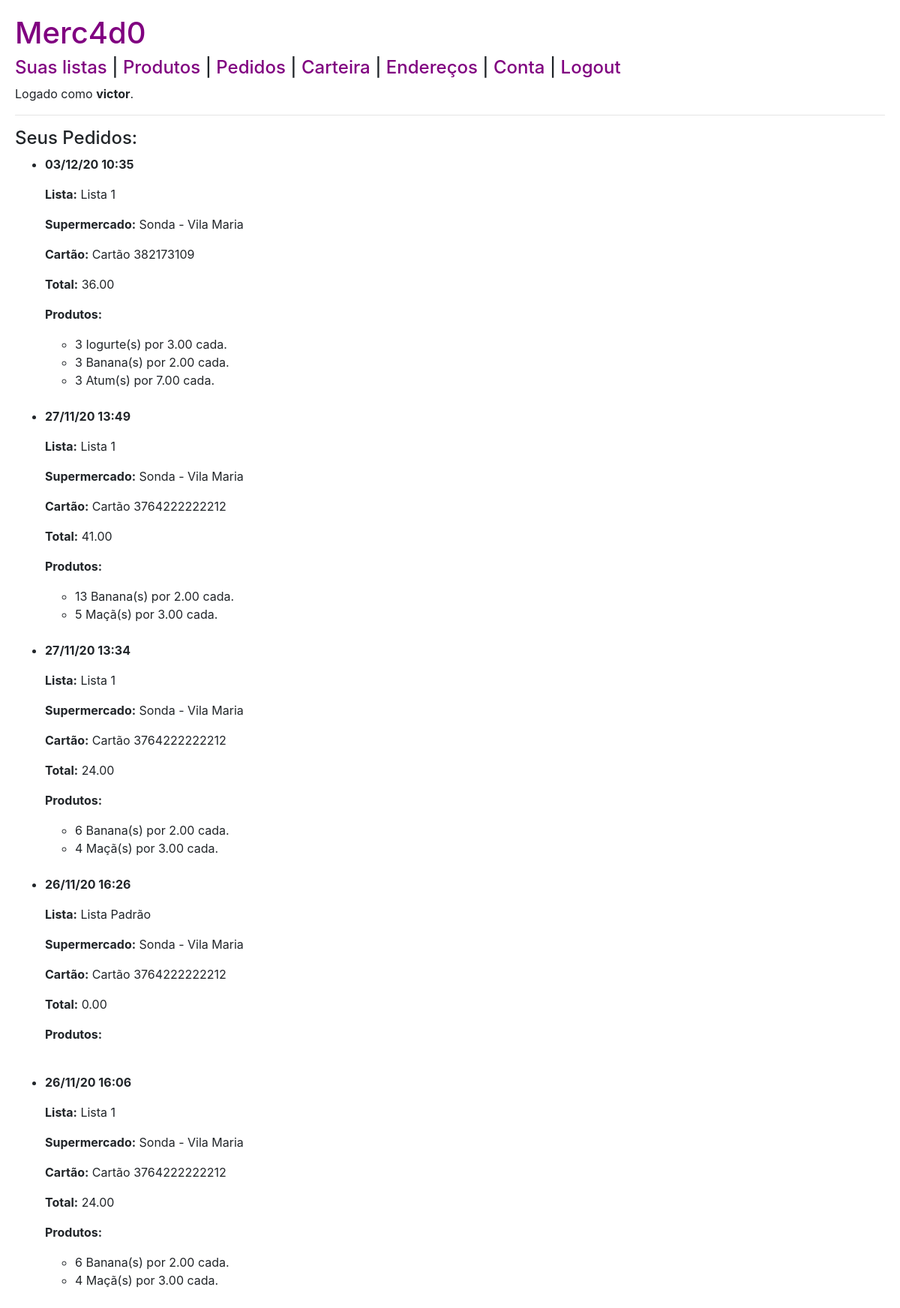
Screenshot of /historico (signed in) with the database file from the repository.
### compras/models.py (models this page shows, shortened)
class Usuario(AbstractUser):
    cpf = models.CharField(max_length=11)

class Historico(models.Model):
    lista =  models.CharField(max_length=50)
    supermercado = models.CharField(max_length=100)
    cartao = models.CharField(max_length=20)
    endereco = models.CharField(max_length=500)
    data = models.DateTimeField(default=timezone.now)
    total = models.DecimalField(max_digits=10, decimal_places=2)
    usuario = models.ForeignKey(Usuario,
                                on_delete=models.CASCADE,
                                related_name="historicos")

class ProdutoHistorico(models.Model):
    historico = models.ForeignKey(Historico, on_delete=models.CASCADE, related_name="produtos")
    produto = models.CharField(max_length=50)
    quantidade = models.PositiveIntegerField()
    preco = models.DecimalField(max_digits=10, decimal_places=2)

### compras/views.py (the view)
# urls.py: path("historico", views.historico, name="historico"),
@login_required(login_url='login')
def historico(request):
    if request.method == "GET":
        return render(request, "compras/historico.html",{
            'historicos': Historico.objects.filter(usuario=request.user).reverse()
        })
    else:
        return render(request, "compras/historico.html")

### compras/templates/compras/historico.html
{% extends "compras/layout.html" %}
{% block body %}
<h4>Seus Pedidos:</h4>
<ul>
{% for historico in historicos reversed %}
    <li>
        <b><p>{{ historico.data|date:"d/m/y H:i" }}</p></b>
        <p><b>Lista:</b> {{ historico.lista }}</p>
        <p><b>Supermercado:</b> {{ historico.supermercado }}</p>
        <p><b>Cartão:</b> {{ historico.cartao }}</p>
        <p><b>Total:</b> {{ historico.total }}</p>
        <p><b>Produtos:</b></p>
        <ul>
            {% for item in historico.produtos.all %}
                <li>{{ item.quantidade }} {{ item.produto }}(s) por {{ item.preco }} cada.</li>
            {% endfor %}
        </ul>
    </li>
    <br>
{% empty %}
    <p style="text-indent: -2.5em;">Nenhum pedido ainda.</p>
{% endfor %}
</ul>
{% endblock %}

### compras/templates/compras/layout.html (shortened to what this page needs)
{% load static %}
<!DOCTYPE html>
<html lang="en">
<head>
    <link rel="stylesheet" href="https://cdn.jsdelivr.net/npm/bootstrap@4.5.3/dist/css/bootstrap.min.css">
    <link rel="stylesheet" href="{% static 'compras/styles.css' %}">
</head>
<body>
    <h1><a href="{% url 'index' %}">Merc4d0</a></h1>
    <h4>
    <nav>
        {% if not user.is_authenticated %}
            <a href="{% url 'login' %}">Login</a>
            <span>|</span>
            <a href="{% url 'registrar' %}">Registrar-se</a>
        {% else %}
            <a href="{% url 'index' %}">Suas listas</a>
            <span>|</span>
            <a href="{% url 'produtos' %}">Produtos</a>
            <span>|</span>
            <a href="{% url 'pedidos' %}">Pedidos</a>
            <span>|</span>
            <a href="{% url 'carteira' %}">Carteira</a>
            <span>|</span>
            <a href="{% url 'enderecos' %}">Endereços</a>
            <span>|</span>
            <a href="{% url 'conta' %}">Conta</a>
            <span>|</span>
            <a href="{% url 'logout' %}">Logout</a>
        {% endif %}
    </nav>
    </h4>
    {% if user.is_authenticated %}
        <p>Logado como <b>{{ user.username }}</b>.</p>
    {% else %}
        <p>Não logado.</p>
    {% endif %}
    <hr>
    {% block body %}
    {% endblock %}
</body>
</html>

### compras/static/compras/styles.css (style rules this page uses)
body { padding: 20px; }
a { color: purple; }

### rows the page displays
Usuario: username "victor"
Historico: data "03/12/20 10:35", lista "Lista 1", supermercado "Sonda - Vila Maria", cartao "Cartão 382173109", total "36.00"
ProdutoHistorico: quantidade "3", produto "Iogurte", preco "3.00"
ProdutoHistorico: quantidade "3", produto "Banana", preco "2.00"
ProdutoHistorico: quantidade "3", produto "Atum", preco "7.00"
Historico: data "27/11/20 13:49", lista "Lista 1", supermercado "Sonda - Vila Maria", cartao "Cartão 3764222222212", total "41.00"
ProdutoHistorico: quantidade "13", produto "Banana", preco "2.00"
ProdutoHistorico: quantidade "5", produto "Maçã", preco "3.00"
Historico: data "27/11/20 13:34", lista "Lista 1", supermercado "Sonda - Vila Maria", cartao "Cartão 3764222222212", total "24.00"
ProdutoHistorico: quantidade "6", produto "Banana", preco "2.00"
ProdutoHistorico: quantidade "4", produto "Maçã", preco "3.00"
Historico: data "26/11/20 16:26", lista "Lista Padrão", supermercado "Sonda - Vila Maria", cartao "Cartão 3764222222212", total "0.00"
Historico: data "26/11/20 16:06", lista "Lista 1", supermercado "Sonda - Vila Maria", cartao "Cartão 3764222222212", total "24.00"
ProdutoHistorico: quantidade "6", produto "Banana", preco "2.00"
ProdutoHistorico: quantidade "4", produto "Maçã", preco "3.00"
